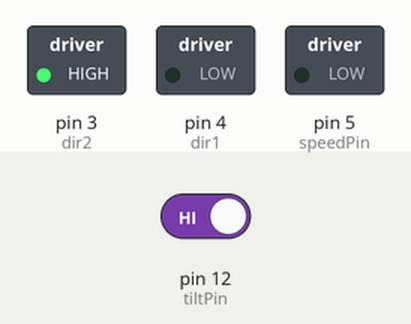
The sketch below on a simulated Arduino Uno, built with avr-gcc and run on an emulated ATmega328P. Shown: switched loads named in the sketch (green lamp = pin HIGH). The test bench sets the inputs (shaded band); at power-on: pin 12 (tiltPin) HIGH.

Above: at 1.2 s.
1.3 s: pin 12 (tiltPin) driven LOW
At 2.1 s:
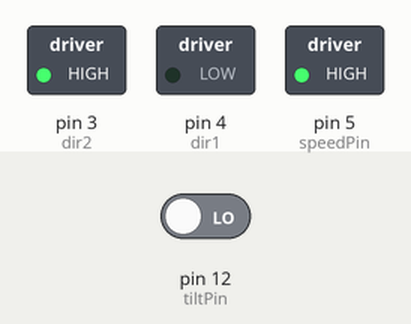
2.8 s: pin 12 (tiltPin) driven HIGH
At 3.2 s:
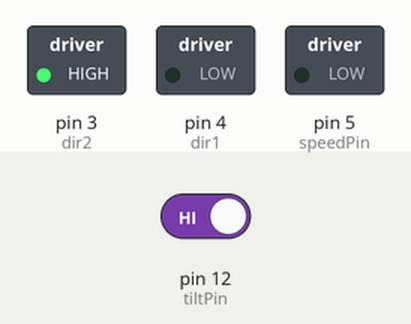
Timing chart, 0 to 5.8 s (numbered marks = the images above; inputs shaded):
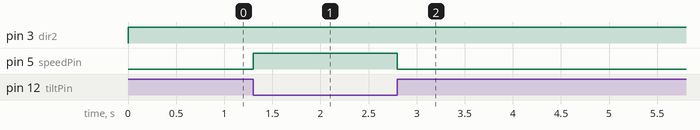

Measured:
- after the input at 1.3 s, pin 5 (speedPin): LOW → HIGH at once
- after the input at 2.8 s, pin 5 (speedPin): HIGH → LOW at once

The sketch:

37-Tilt-Motor.ino
```cpp
/**
 * Homework 37 - Tilt Motor

 */

  int speedPin = 5;
  int dir1 = 4;
  int dir2 = 3;

  int mSpeed = 255;

  int tiltPin = 12;
  bool tiltVal;


void setup() {
  pinMode(speedPin,OUTPUT);
  pinMode(dir1,OUTPUT);
  pinMode(dir2,OUTPUT);
  Serial.begin(9600);

  pinMode(tiltPin,INPUT_PULLUP);
}

void loop() {
  tiltVal = digitalRead(tiltPin);

  if(tiltVal){
    mSpeed = 0;
  } else{
    mSpeed = 255;
  }

  digitalWrite(dir1, LOW);
  digitalWrite(dir2, HIGH);
  //Kickstart
  analogWrite(speedPin,mSpeed);
}
```
